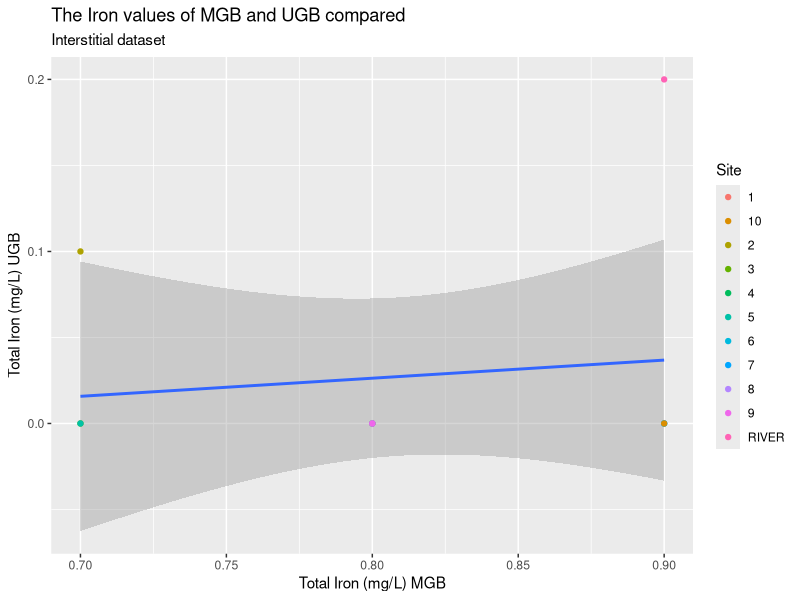
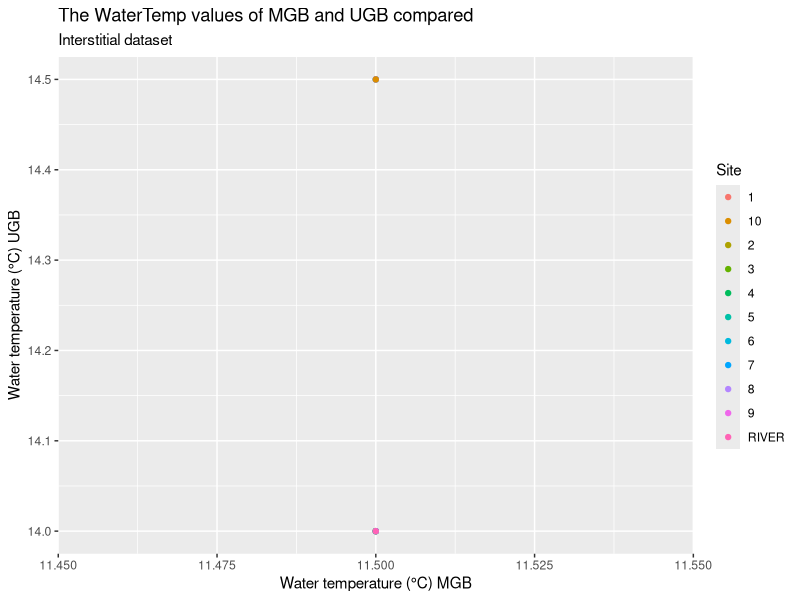
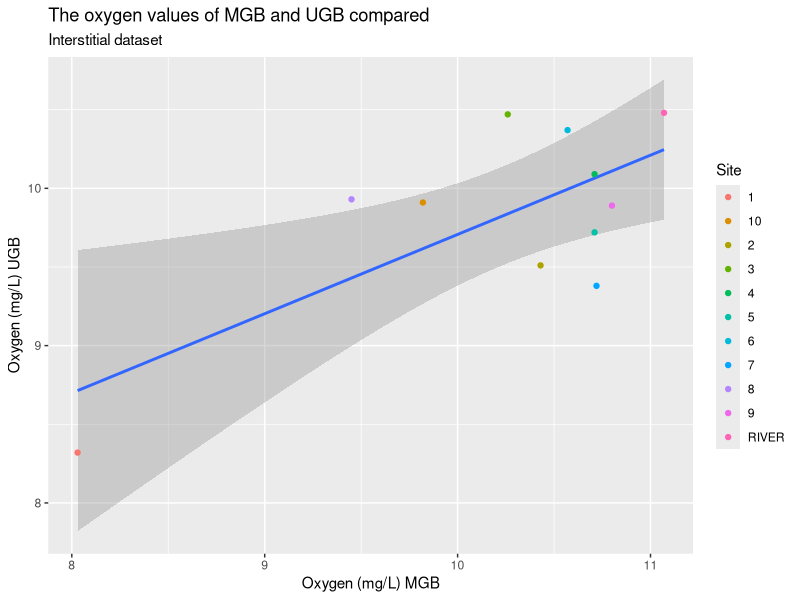
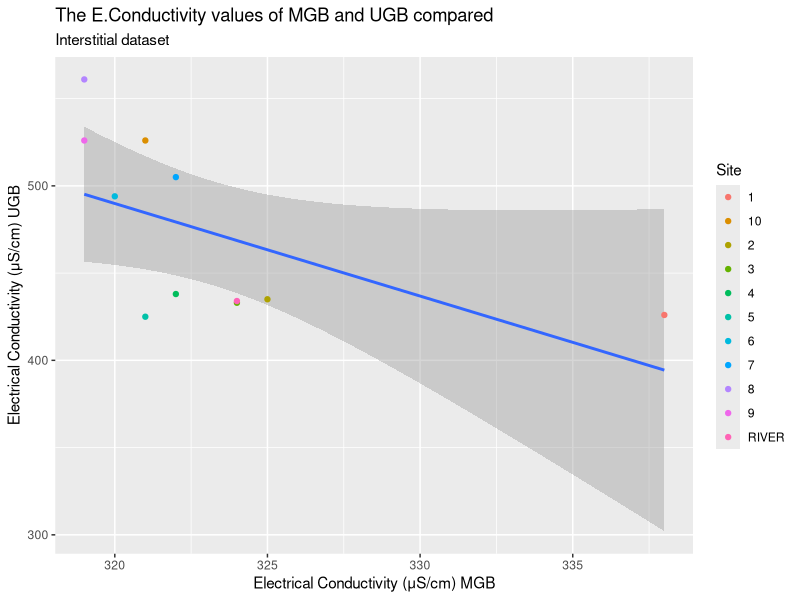
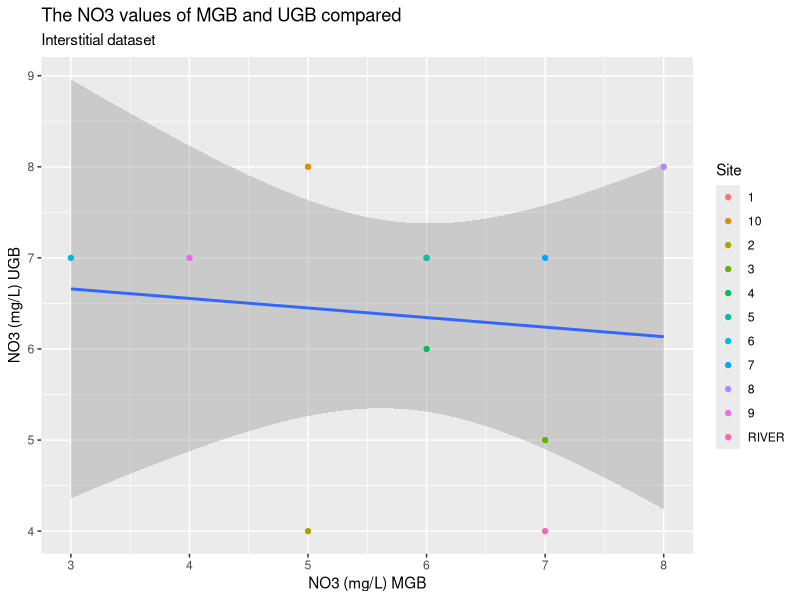
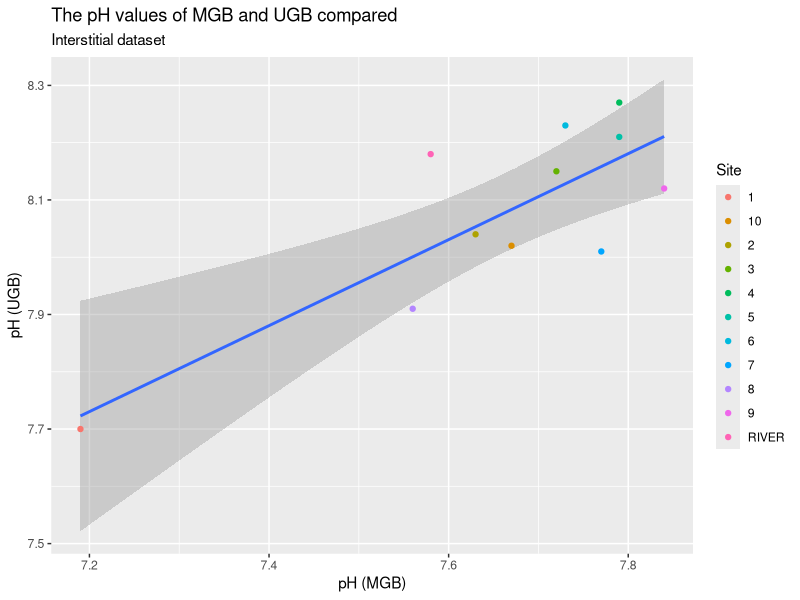
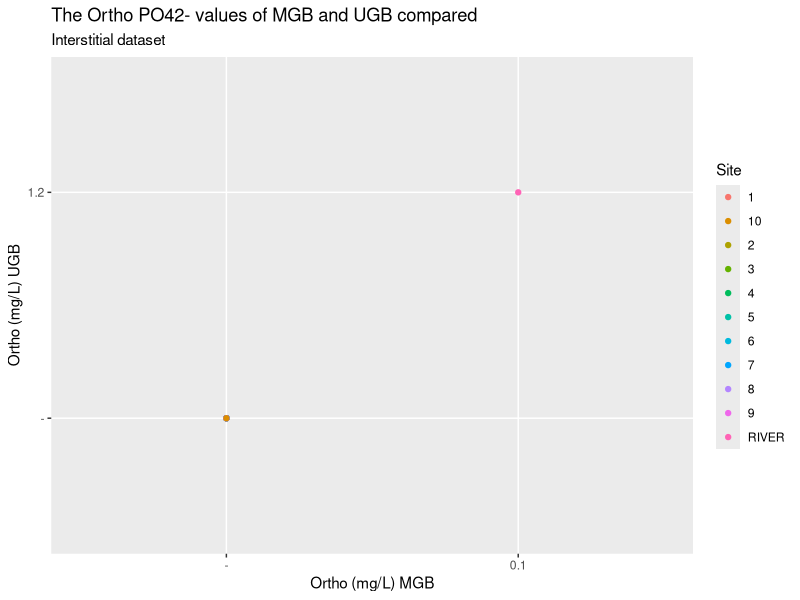
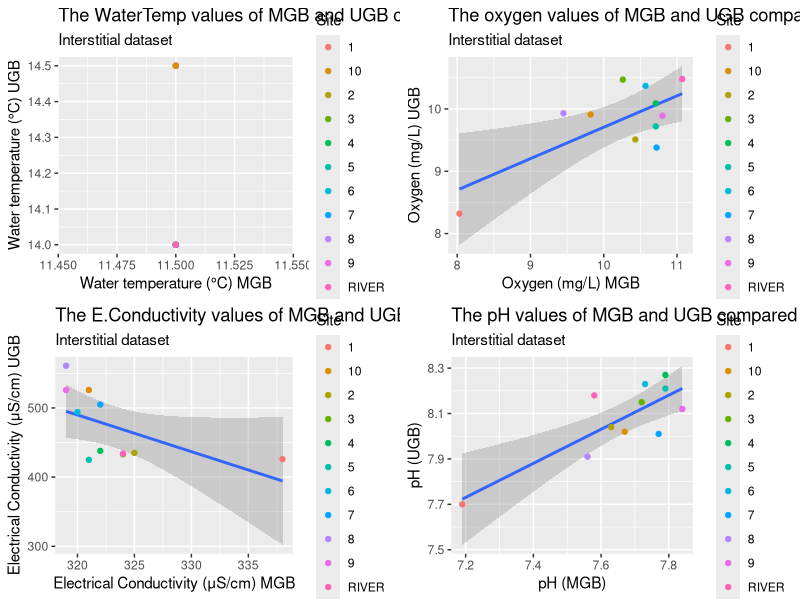

The R source for these figures, in order:
library("readxl")
hy <- read_excel("Hy.xlsx")
hy
a<-data.frame(hy)

#TABLE 1 DATA
library(ggplot2)
iron<-ggplot(a, aes(x=ironmgb, y=ironugb)) +  geom_smooth(method = "lm") + 
  geom_point(aes(col= Site)) + 
  labs(title = "The Iron values of MGB and UGB compared", 
  subtitle = "Interstitial dataset", y = "Total Iron (mg/L) UGB" , 
   x= "Total Iron (mg/L) MGB")
plot(iron)
ggsave("iron.png", plot = iron)

watertemp<- ggplot(a, aes(x=WTmgb, y=WTugb)) +  geom_smooth(method = "lm") + 
  geom_point(aes(col=Site)) + 
  labs(title = "The WaterTemp values of MGB and UGB compared", 
       subtitle = "Interstitial dataset", y = "Water temperature (°C) UGB", 
       x= "Water temperature (°C) MGB")
plot(watertemp)
ggsave("watertemp.png", plot = watertemp)

oxygen <-ggplot(a, aes(x=OXMmgb, y=OXugb)) +  geom_smooth(method = "lm") + 
  geom_point(aes(col= Site)) + 
  labs(title = "The oxygen values of MGB and UGB compared", 
       subtitle = "Interstitial dataset", y= "Oxygen (mg/L) UGB", x= "Oxygen (mg/L) MGB")
plot(oxygen)
ggsave("oxygen.png", plot = oxygen)

conductivity <-ggplot(a, aes(x=ECmgb, y=ECugb)) +  geom_smooth(method = "lm") + 
  geom_point(aes(col=Site)) + 
  labs(title = "The E.Conductivity values of MGB and UGB compared", 
       subtitle = "Interstitial dataset", y= "Electrical Conductivity (μS/cm) UGB", 
       x= "Electrical Conductivity (μS/cm) MGB" )
plot(conductivity)
ggsave("conduct.png", plot = conductivity)

NO <-ggplot(a, aes(x=NOmgb, y=NOugb)) +  geom_smooth(method = "lm") + 
  geom_point(aes(col=Site)) + 
  labs(title = "The NO3 values of MGB and UGB compared", 
       subtitle = "Interstitial dataset", y= "NO3 (mg/L) UGB", x= "NO3 (mg/L) MGB" )
plot(NO)
ggsave("no.png", plot = NO)

pH <- ggplot(a, aes(x=pHmgb, y=pHugb)) +  geom_smooth(method = "lm") + 
  geom_point(aes(col=Site)) + 
  labs(title = "The pH values of MGB and UGB compared", 
       subtitle = "Interstitial dataset", y= "pH (UGB)", x= "pH (MGB)" )
plot(pH)
ggsave("pH.png", plot = pH)

ortho<- ggplot(a, aes(x=orthomgb, y=orthougb)) +  geom_smooth(method = "lm") + 
  geom_point(aes(col=Site)) + 
  labs(title = "The Ortho PO42- values of MGB and UGB compared", 
       subtitle = "Interstitial dataset", y= "Ortho (mg/L) UGB", x= "Ortho (mg/L) MGB" )
plot(ortho)
ggsave("ortho.png", plot = ortho)

library(gridExtra)
table1<-grid.arrange(watertemp, oxygen, conductivity, pH, ncol= 2)
table2<-grid.arrange (NO, iron, ortho, ncol= 2)

ggsave("h.png", plot = table1)
ggsave ("m.png", plot = table2)


#TABLE 2 COLMATION DATA@
library("readxl")
colma <- read_excel("colma.xlsx")
colma
b<-data.frame(colma)

library(ggplot2)
o1<-ggplot(b, aes(x=O2mgb, y=ofmgb)) + geom_point(aes(col=Site)) + 
  geom_smooth(method = "lm") +
  labs(title = "The Comparison of Oxygen and Outflow reduction for MGB", 
        subtitle = "Interstitial dataset", y= "Outflow reduction (%)", x= "Oxygen (mg/L)" )
o1
ggsave("o2.png", plot = o1)

o2<-ggplot(b, aes(x=O2ugb, y=ofugb)) + geom_point(aes(col=Site)) + 
  geom_smooth(method = "lm") +
  labs(title = "The Comparison of Oxygen and Outflow reduction for UGB", 
       subtitle = "Interstitial dataset", y= "Outflow reduction (%)", x= "Oxygen (mg/L)" )

o2
ggsave("o1.png", plot = o2)

#TABLE 3 SEDIMENT
library("readxl")
sediment <- read_excel("sediment.xlsx")
sediment
c<-data.frame(sediment)

s1<-ggplot(c, aes(x=Sedimentgesmgb, y=Sedimentgesugb)) + 
  geom_point (aes(col= Site, size= Sedimentgesmgb)) + 
  labs(title = "Comparing the Sediment ges. of MGB and UGB", 
       subtitle = "Interstitial dataset", x= "Sediment MGB (ml)",
       y= "Sediment UGB (ml)") 
s11<-s1 + labs(color="Site", size="Size")
ggsave("s11.png", plot = s11)

s2<-ggplot(c, aes(x=Sedimentnacmgb, y=Sedimentnacugb)) + 
  geom_point (aes(col= Site, size= Sedimentnacmgb)) + 
  labs(title = "Comparing the Sediment after washing of MGB and UGB", 
       subtitle = "Interstitial dataset", x= "Sediment MGB (ml)",
       y= "Sediment UGB (ml)" )
s22<-s2 + labs(color="Site", size="Size")
ggsave("s22.png", plot = s22)


s3<-ggplot(c, aes(x=Sandmgb, y=Sandugb)) + 
  geom_point (aes(col= Site, size= Sandmgb)) + 
  labs(title = "Comparing the Sand values of MGB and UGB", 
       subtitle = "Interstitial dataset", x= "Sand MGB",
       y= "Sand UGB" )
s33<-s3 + labs(color="Site", size="Size")
ggsave("s33.png", plot = s33)

s4<-ggplot(c, aes(x=Feinsandmgb, y=Feinsandugb)) + 
  geom_point (aes(col= Site, size= Feinsandmgb)) + 
  labs(title = "Comparing the Finesand values of MGB and UGB", 
       subtitle = "Interstitial dataset", x= "Finesand MGB",
       y= "Finesand UGB" )
s44<-s4 + labs(color="Site", size="Size")
ggsave("s44.png", plot = s44)

s5<-ggplot(c, aes(x=Ockermgb, y=Ockerugb)) + 
  geom_point (aes(col= Site, size= Ockermgb)) + 
  labs(title = "Comparing the Ocker values of MGB and UGB", 
       subtitle = "Interstitial dataset", x= "Ocker MGB",
       y= "Ocker UGB" )
s55<-s5 + labs(color="Site", size="Size")
ggsave("s55.png", plot = s55)

s6<-ggplot(c, aes(x=Detritusmgb, y=Detritusugb)) + 
  geom_point (aes(col= Site, size= Detritusmgb)) + 
  labs(title = "Comparing the Detritus values of MGB and UGB", 
       subtitle = "Interstitial dataset", x= "Detritus MGB",
       y= "Detritus UGB" )
s66<-s6 + labs(color="Site", size="Size")
ggsave("s66.png", plot = s66)

s7<-ggplot(c, aes(x=Schluffmgb, y=Schluffugb)) + 
  geom_point (aes(col= Site, size= Schluffmgb)) + 
  labs(title = "Comparing the Silt values of MGB and UGB", 
       subtitle = "Interstitial dataset", x= "silt MGB",
       y= "silt UGB" )
s77<-s7 + labs(color="Site", size= "Size")
ggsave("s77.png", plot = s77)

library(gridExtra)
sedtab1<-grid.arrange(s1, s2, ncol= 2)
sedtab2<-grid.arrange (s3, s4, s7, ncol= 2)

#TABLE 4 INTERSTITIAL FAUNA
























